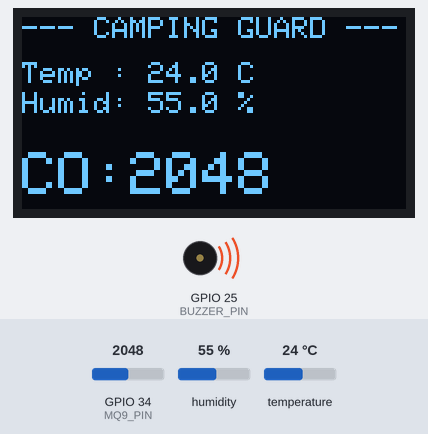
This sketch was run on a simulated ESP32-C3. Parts: 128×64 one-colour display, buzzer (waves = sounding). The test bench sets the inputs (shaded band); at power-on: GPIO 34 (MQ9_PIN) = 2048, humidity 55 %, temperature 24 °C. What the sketch prints to the serial monitor is not drawn.

Above: at 1.3 s.
1.4 s: GPIO 34 (MQ9_PIN) set to 861
At 3.8 s:
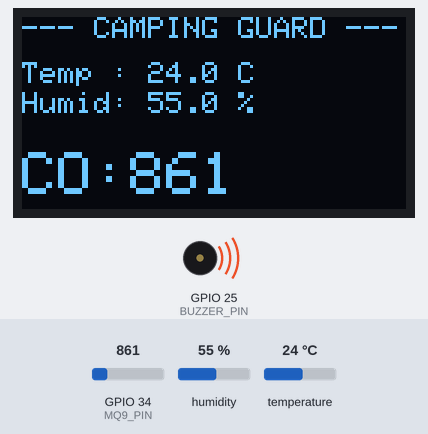
4.3 s: GPIO 34 (MQ9_PIN) set to 728
At 6.2 s:
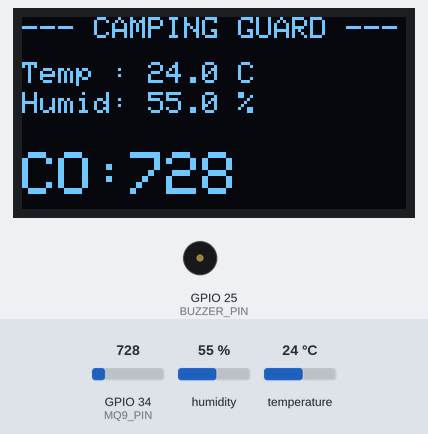
6.5 s: humidity set to 22 %
At 7.5 s:
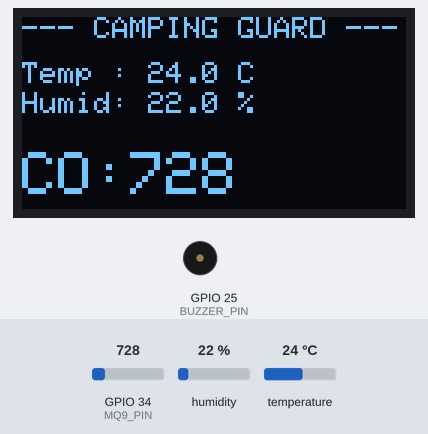
8.6 s: temperature set to 12 °C
At 10.0 s:
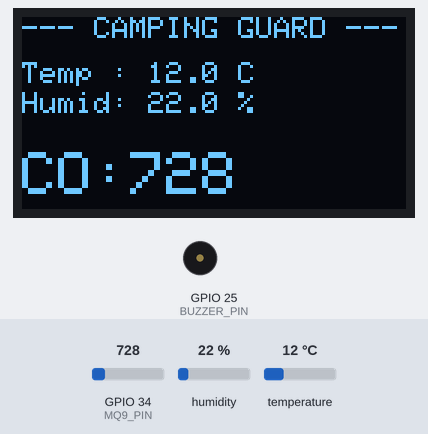
10.8 s: humidity set to 40 %
At 12.5 s:
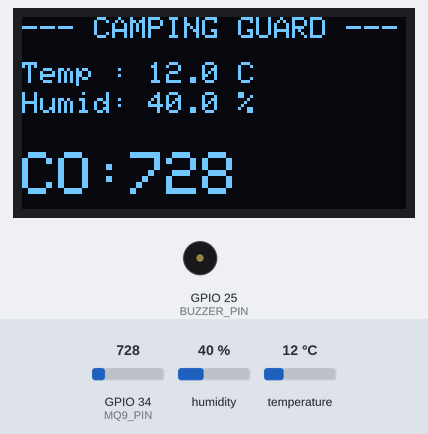
12.9 s: GPIO 34 (MQ9_PIN) set to 840
At 15.0 s:
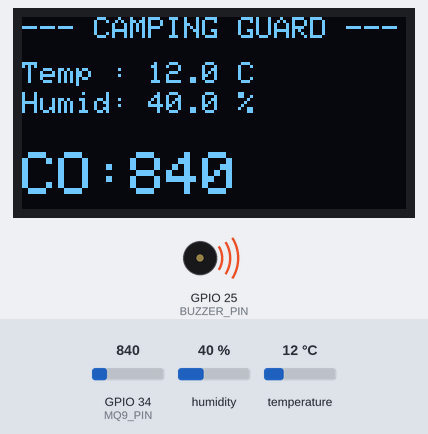
Timing chart, 0 to 16.1 s (numbered marks = the images above; inputs shaded):
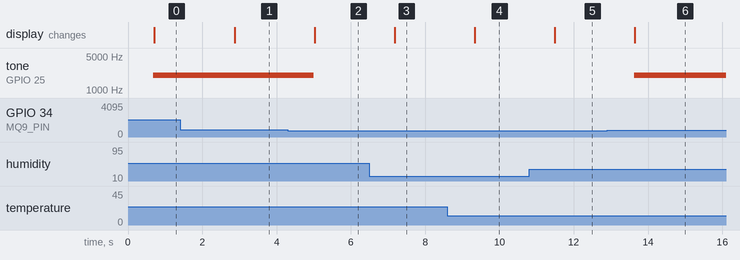

The sketch:

esp32_v1.ino
```cpp
#include <Wire.h>
#include <Adafruit_GFX.h>
#include <Adafruit_SSD1306.h>
#include <DHT.h>
#include <esp_now.h>
#include <WiFi.h>

// 수신측 MAC 주소 (ESP32-C3 목걸이 주소)
uint8_t broadcastAddress[] = {0xE8, 0x3D, 0xC1, 0x81, 0xE1, 0xBC};

#define SCREEN_WIDTH 128
#define SCREEN_HEIGHT 64
#define OLED_RESET    -1
Adafruit_SSD1306 display(SCREEN_WIDTH, SCREEN_HEIGHT, &Wire, OLED_RESET);

#define DHTPIN 4
#define DHTTYPE DHT11
DHT dht(DHTPIN, DHTTYPE);

#define MQ9_PIN 34
#define BUZZER_PIN 25

typedef struct struct_message {
    float temp;
    float humid;
    int gas;
    int status;
} struct_message;

struct_message myData;
esp_now_peer_info_t peerInfo;

const int SAMPLES = 50;

void setup() {
  Serial.begin(115200);
  pinMode(BUZZER_PIN, OUTPUT);

  if(!display.begin(SSD1306_SWITCHCAPVCC, 0x3C)) {
    Serial.println(F("OLED 초기화 실패"));
    for(;;);
  }

  display.clearDisplay();
  display.setTextColor(WHITE);
  display.display();

  dht.begin();
  pinMode(MQ9_PIN, INPUT);

  WiFi.mode(WIFI_STA);
  if (esp_now_init() != ESP_OK) return;

  memcpy(peerInfo.peer_addr, broadcastAddress, 6);
  peerInfo.channel = 0;
  peerInfo.encrypt = false;
  esp_now_add_peer(&peerInfo);

  Serial.println("System Ready!");
}

void loop() {
  // --- 1. 데이터 수집 (Input) ---
  float h = dht.readHumidity();
  float t = dht.readTemperature();

  long adc_sum = 0;
  for(int i = 0; i < SAMPLES; i++) {
    adc_sum += analogRead(MQ9_PIN);
    delay(2);
  }
  int currentGas = adc_sum / SAMPLES;

  // --- 2. 상태 판별 및 데이터 패키징 (Process) ---
  int currentStatus = 0;
  if (currentGas > 800) currentStatus = 2;      // 위험
  else if (currentGas > 600) currentStatus = 1;  // 주의
  else currentStatus = 0;                        // 정상

  // [수정 사항] 송신 전 struct에 데이터 먼저 채우기
  myData.temp = t;
  myData.humid = h;
  myData.gas = currentGas;
  myData.status = currentStatus;

  // --- 3. 데이터 송신 (Output - Burst Send) ---
  Serial.print("Sending Burst... Stat: "); Serial.println(currentStatus);
  for(int i = 0; i < 5; i++) {
    // 이제 데이터가 채워진 myData를 보냅니다.
    esp_now_send(broadcastAddress, (uint8_t *) &myData, sizeof(myData));
    delay(100);
  }

  // --- 4. 알람 및 시각화 ---
  // 본체 부저 알람
  if (currentStatus == 2) {
    tone(BUZZER_PIN, 2000);
  } else {
    noTone(BUZZER_PIN);
  }

  // 시리얼 출력
  Serial.printf("T: %.1f, H: %.1f, Gas: %d, Stat: %d\n", t, h, currentGas, currentStatus);

  // OLED 출력
  display.clearDisplay();
  display.setTextSize(1);
  display.setCursor(0,0);
  display.println("--- CAMPING GUARD ---");

  display.setCursor(0, 15);
  display.printf("Temp : %.1f C", t);
  display.setCursor(0, 25);
  display.printf("Humid: %.1f %%", h);

  display.setCursor(0, 45);
  display.setTextSize(2);
  display.printf("CO:%d", currentGas);

  display.display();

  // (기존 하단의 중복 esp_now_send 제거 완료)

  delay(1500);
}
```

Measured:
- the behaviour switches between 801 and 800 on GPIO 34 (MQ9_PIN) (found by bisection; images 1 and 2)
- after the input at 1.4 s, the display: changes after 1.5 s (image 1)
- after the input at 4.3 s, tone on GPIO 25 (BUZZER_PIN): 2000 Hz → silent after 0.70 s; the display: changes after 0.72 s (image 2)
- after the input at 6.5 s, the display: changes after 0.68 s (image 3)
- after the input at 8.6 s, the display: changes after 0.74 s (image 4)
- after the input at 10.8 s, the display: changes after 0.69 s (image 5)
- after the input at 12.9 s, tone on GPIO 25 (BUZZER_PIN): silent → 2000 Hz after 0.72 s; the display: changes after 0.75 s (image 6)
